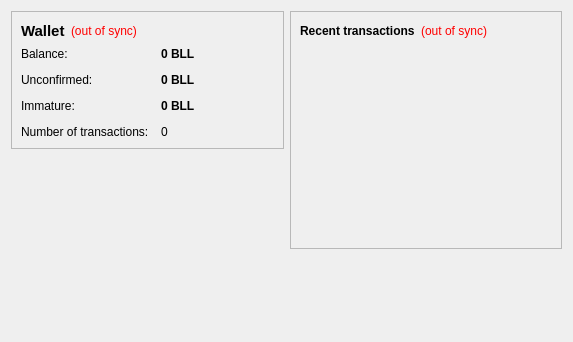
<?xml version="1.0" encoding="UTF-8"?>
<ui version="4.0">
 <class>OverviewPage</class>
 <widget class="QWidget" name="OverviewPage">
  <property name="geometry">
   <rect>
    <x>0</x>
    <y>0</y>
    <width>573</width>
    <height>342</height>
   </rect>
  </property>
  <property name="windowTitle">
   <string>Form</string>
  </property>
  <layout class="QHBoxLayout" name="horizontalLayout" stretch="1,1">
   <item>
    <layout class="QVBoxLayout" name="verticalLayout_2">
     <item>
      <widget class="QFrame" name="frame">
       <property name="frameShape">
        <enum>QFrame::StyledPanel</enum>
       </property>
       <property name="frameShadow">
        <enum>QFrame::Raised</enum>
       </property>
       <layout class="QVBoxLayout" name="verticalLayout_4">
        <item>
         <layout class="QHBoxLayout" name="horizontalLayout_4">
          <item>
           <widget class="QLabel" name="label_5">
            <property name="font">
             <font>
              <pointsize>11</pointsize>
              <weight>75</weight>
              <bold>true</bold>
             </font>
            </property>
            <property name="text">
             <string>Wallet</string>
            </property>
           </widget>
          </item>
          <item>
           <widget class="QLabel" name="labelWalletStatus">
            <property name="toolTip">
             <string>The displayed information may be out of date. Your wallet automatically synchronizes with the Billaume network after a connection is established, but this process has not completed yet.</string>
            </property>
            <property name="styleSheet">
             <string notr="true">QLabel { color: red; }</string>
            </property>
            <property name="text">
             <string notr="true">(out of sync)</string>
            </property>
            <property name="alignment">
             <set>Qt::AlignLeading|Qt::AlignLeft|Qt::AlignVCenter</set>
            </property>
           </widget>
          </item>
          <item>
           <spacer name="horizontalSpacer_2">
            <property name="orientation">
             <enum>Qt::Horizontal</enum>
            </property>
            <property name="sizeHint" stdset="0">
             <size>
              <width>40</width>
              <height>20</height>
             </size>
            </property>
           </spacer>
          </item>
         </layout>
        </item>
        <item>
         <layout class="QFormLayout" name="formLayout_2">
          <property name="fieldGrowthPolicy">
           <enum>QFormLayout::AllNonFixedFieldsGrow</enum>
          </property>
          <property name="horizontalSpacing">
           <number>12</number>
          </property>
          <property name="verticalSpacing">
           <number>12</number>
          </property>
          <item row="0" column="0">
           <widget class="QLabel" name="label">
            <property name="text">
             <string>Balance:</string>
            </property>
           </widget>
          </item>
          <item row="0" column="1">
           <widget class="QLabel" name="labelBalance">
            <property name="font">
             <font>
              <weight>75</weight>
              <bold>true</bold>
             </font>
            </property>
            <property name="cursor">
             <cursorShape>IBeamCursor</cursorShape>
            </property>
            <property name="toolTip">
             <string>Your current balance</string>
            </property>
            <property name="text">
             <string notr="true">0 BLL</string>
            </property>
            <property name="textInteractionFlags">
             <set>Qt::LinksAccessibleByMouse|Qt::TextSelectableByKeyboard|Qt::TextSelectableByMouse</set>
            </property>
           </widget>
          </item>
          <item row="1" column="0">
           <widget class="QLabel" name="label_3">
            <property name="text">
             <string>Unconfirmed:</string>
            </property>
           </widget>
          </item>
          <item row="1" column="1">
           <widget class="QLabel" name="labelUnconfirmed">
            <property name="font">
             <font>
              <weight>75</weight>
              <bold>true</bold>
             </font>
            </property>
            <property name="cursor">
             <cursorShape>IBeamCursor</cursorShape>
            </property>
            <property name="toolTip">
             <string>Total of transactions that have yet to be confirmed, and do not yet count toward the current balance</string>
            </property>
            <property name="text">
             <string notr="true">0 BLL</string>
            </property>
            <property name="textInteractionFlags">
             <set>Qt::LinksAccessibleByMouse|Qt::TextSelectableByKeyboard|Qt::TextSelectableByMouse</set>
            </property>
           </widget>
          </item>
          <item row="3" column="0">
           <widget class="QLabel" name="label_2">
            <property name="text">
             <string>Number of transactions:</string>
            </property>
           </widget>
          </item>
          <item row="3" column="1">
           <widget class="QLabel" name="labelNumTransactions">
            <property name="toolTip">
             <string>Total number of transactions in wallet</string>
            </property>
            <property name="text">
             <string notr="true">0</string>
            </property>
           </widget>
          </item>
          <item row="2" column="0">
           <widget class="QLabel" name="labelImmatureText">
            <property name="text">
             <string>Immature:</string>
            </property>
           </widget>
          </item>
          <item row="2" column="1">
           <widget class="QLabel" name="labelImmature">
            <property name="font">
             <font>
              <weight>75</weight>
              <bold>true</bold>
             </font>
            </property>
            <property name="toolTip">
             <string>Mined balance that has not yet matured</string>
            </property>
            <property name="text">
             <string notr="true">0 BLL</string>
            </property>
            <property name="textInteractionFlags">
             <set>Qt::LinksAccessibleByMouse|Qt::TextSelectableByKeyboard|Qt::TextSelectableByMouse</set>
            </property>
           </widget>
          </item>
         </layout>
        </item>
       </layout>
      </widget>
     </item>
     <item>
      <spacer name="verticalSpacer">
       <property name="orientation">
        <enum>Qt::Vertical</enum>
       </property>
       <property name="sizeHint" stdset="0">
        <size>
         <width>20</width>
         <height>40</height>
        </size>
       </property>
      </spacer>
     </item>
    </layout>
   </item>
   <item>
    <layout class="QVBoxLayout" name="verticalLayout_3">
     <item>
      <widget class="QFrame" name="frame_2">
       <property name="frameShape">
        <enum>QFrame::StyledPanel</enum>
       </property>
       <property name="frameShadow">
        <enum>QFrame::Raised</enum>
       </property>
       <layout class="QVBoxLayout" name="verticalLayout">
        <item>
         <layout class="QHBoxLayout" name="horizontalLayout_2">
          <item>
           <widget class="QLabel" name="label_4">
            <property name="text">
             <string>&lt;b&gt;Recent transactions&lt;/b&gt;</string>
            </property>
           </widget>
          </item>
          <item>
           <widget class="QLabel" name="labelTransactionsStatus">
            <property name="toolTip">
             <string>The displayed information may be out of date. Your wallet automatically synchronizes with the Billaume network after a connection is established, but this process has not completed yet.</string>
            </property>
            <property name="styleSheet">
             <string notr="true">QLabel { color: red; }</string>
            </property>
            <property name="text">
             <string notr="true">(out of sync)</string>
            </property>
            <property name="alignment">
             <set>Qt::AlignRight|Qt::AlignTrailing|Qt::AlignVCenter</set>
            </property>
           </widget>
          </item>
          <item>
           <spacer name="horizontalSpacer">
            <property name="orientation">
             <enum>Qt::Horizontal</enum>
            </property>
            <property name="sizeHint" stdset="0">
             <size>
              <width>40</width>
              <height>20</height>
             </size>
            </property>
           </spacer>
          </item>
         </layout>
        </item>
        <item>
         <widget class="QListView" name="listTransactions">
          <property name="styleSheet">
           <string notr="true">QListView { background: transparent; }</string>
          </property>
          <property name="frameShape">
           <enum>QFrame::NoFrame</enum>
          </property>
          <property name="verticalScrollBarPolicy">
           <enum>Qt::ScrollBarAlwaysOff</enum>
          </property>
          <property name="horizontalScrollBarPolicy">
           <enum>Qt::ScrollBarAlwaysOff</enum>
          </property>
          <property name="selectionMode">
           <enum>QAbstractItemView::NoSelection</enum>
          </property>
         </widget>
        </item>
       </layout>
      </widget>
     </item>
     <item>
      <spacer name="verticalSpacer_2">
       <property name="orientation">
        <enum>Qt::Vertical</enum>
       </property>
       <property name="sizeHint" stdset="0">
        <size>
         <width>20</width>
         <height>40</height>
        </size>
       </property>
      </spacer>
     </item>
    </layout>
   </item>
  </layout>
 </widget>
 <resources/>
 <connections/>
</ui>
